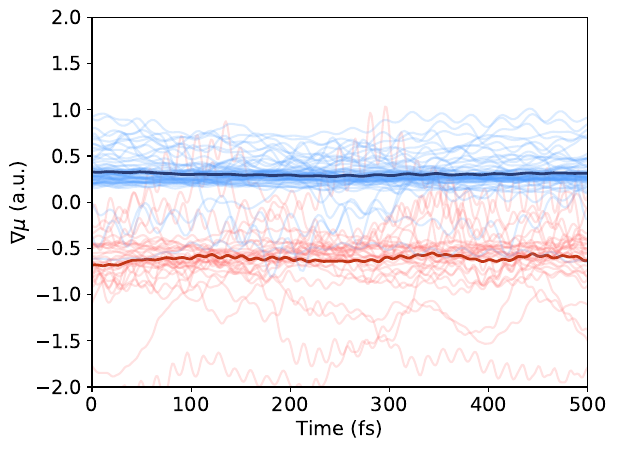

This figure's Python source:
import numpy as np
import matplotlib.pyplot as plt

plt.rcParams.update({'font.size': 14})

O_data = np.loadtxt("O_time_series.dat")
t_half = O_data[:, 0]
O = O_data[:, 1:-1]     
O_avg = O_data[:, -1]   

H_data = np.loadtxt("H_time_series.dat")
t = H_data[:, 0]
H = H_data[:, 1:-1]     
H_avg = H_data[:, -1]

for j in range(O.shape[1]):
    plt.plot(t_half, O[:, j], c="#ff6b6b", alpha=0.2)

plt.plot(t_half, O_avg, c="#c23616", linewidth=2, label="O avg")

plt.xlim(0, 500)
plt.ylim(-2, 2)
plt.xlabel("Time (fs)")
plt.ylabel("$\\frac{d\mu}{dR_O}$ (a.u.)")

for j in range(H.shape[1]):
    plt.plot(t, H[:, j], c="#54a0ff", alpha=0.2)

plt.plot(t, H_avg, c="#273c75", linewidth=2, label="H avg")

plt.xlim(0, 500)
plt.ylim(-2, 2)
plt.xlabel("Time (fs)")
plt.ylabel("$\\nabla\mu$ (a.u.)")

plt.savefig("Fig2b.pdf", bbox_inches="tight")
